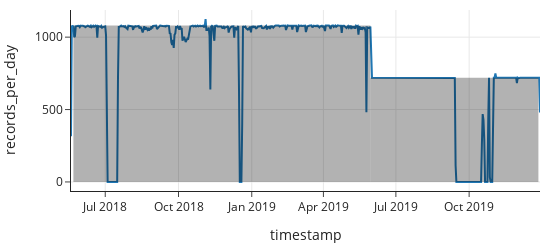

This figure's notebook cell:
### Code cell
fig = px.line(per_day, x=per_day.index, y='records_per_day',
       width=550, height=250)

fig.add_shape(type="rect",
    x0="2019-05-30", y0=0, x1="2019-12-27", y1=720,
    line=dict(color='yellow')
)

fig.add_shape(type="rect",
    x0="2018-05-22", y0=0, x1="2019-05-30", y1=1080,
    line=dict(color="red"),
)

### Figure 1 — Plotly figure (JSON) as saved in the notebook; plotly's stock layout.template omitted (floating-point values rounded to 4 significant figures; data arrays with more than 128 entries replaced by an {"elided": "..."} marker saying what was removed)
{"data": [{"hovertemplate": "timestamp=%{x}<br>records_per_day=%{y}<extra></extra>", "legendgroup": "", "line": {"color": "#1F77B4", "dash": "solid"}, "marker": {"symbol": "circle"}, "mode": "lines", "name": "", "orientation": "v", "showlegend": false, "type": "scatter", "x": {"elided": "590 str values"}, "xaxis": "x", "y": {"elided": "590 int values"}, "yaxis": "y"}], "layout": {"height": 250, "legend": {"tracegroupgap": 0}, "shapes": [{"line": {"color": "yellow"}, "type": "rect", "x0": "2019-05-30", "x1": "2019-12-27", "y0": 0, "y1": 720}, {"line": {"color": "red"}, "type": "rect", "x0": "2018-05-22", "x1": "2019-05-30", "y0": 0, "y1": 1080}], "width": 550, "xaxis": {"anchor": "y", "autorange": true, "domain": [0, 1], "range": ["2018-05-19", "2019-12-29"], "title": {"text": "timestamp"}, "type": "date"}, "yaxis": {"anchor": "x", "autorange": true, "domain": [0, 1], "range": [-62.5, 1188.0], "title": {"text": "records_per_day"}, "type": "linear"}}}
